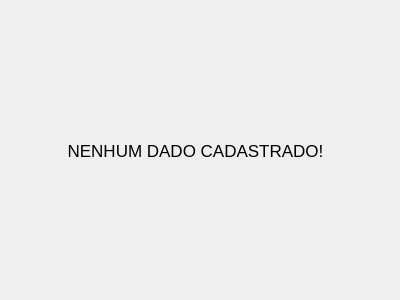
<?xml version="1.0" encoding="UTF-8"?>
<ui version="4.0">
 <class>Form</class>
 <widget class="QWidget" name="Form">
  <property name="geometry">
   <rect>
    <x>0</x>
    <y>0</y>
    <width>400</width>
    <height>300</height>
   </rect>
  </property>
  <property name="windowTitle">
   <string>Form</string>
  </property>
  <widget class="QWidget" name="widget" native="true">
   <property name="geometry">
    <rect>
     <x>10</x>
     <y>10</y>
     <width>381</width>
     <height>281</height>
    </rect>
   </property>
   <widget class="QLabel" name="label">
    <property name="geometry">
     <rect>
      <x>30</x>
      <y>100</y>
      <width>311</width>
      <height>81</height>
     </rect>
    </property>
    <property name="font">
     <font>
      <pointsize>13</pointsize>
     </font>
    </property>
    <property name="text">
     <string>NENHUM DADO CADASTRADO!</string>
    </property>
    <property name="alignment">
     <set>Qt::AlignCenter</set>
    </property>
   </widget>
  </widget>
 </widget>
 <resources/>
 <connections/>
</ui>
